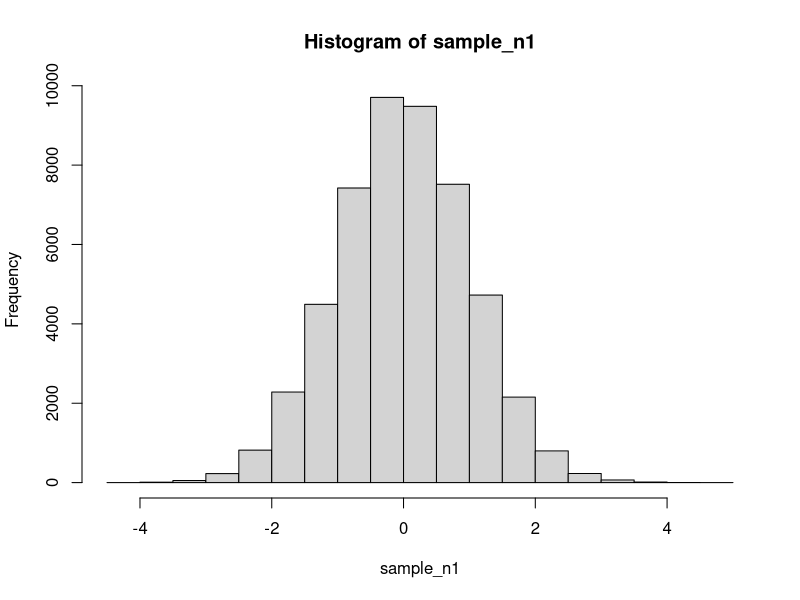
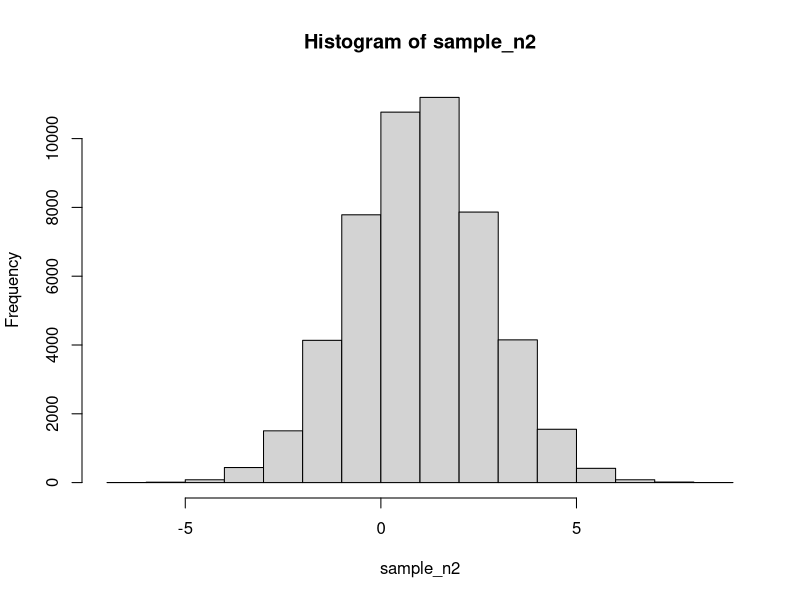
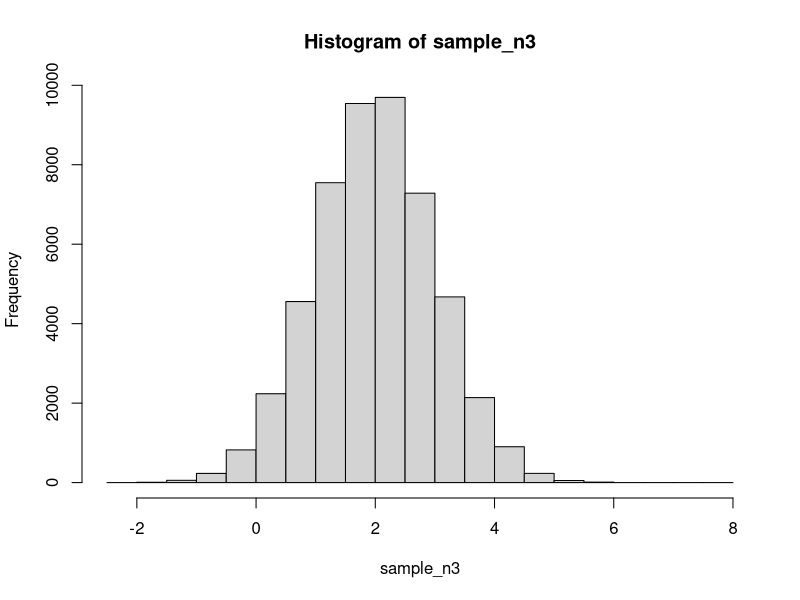
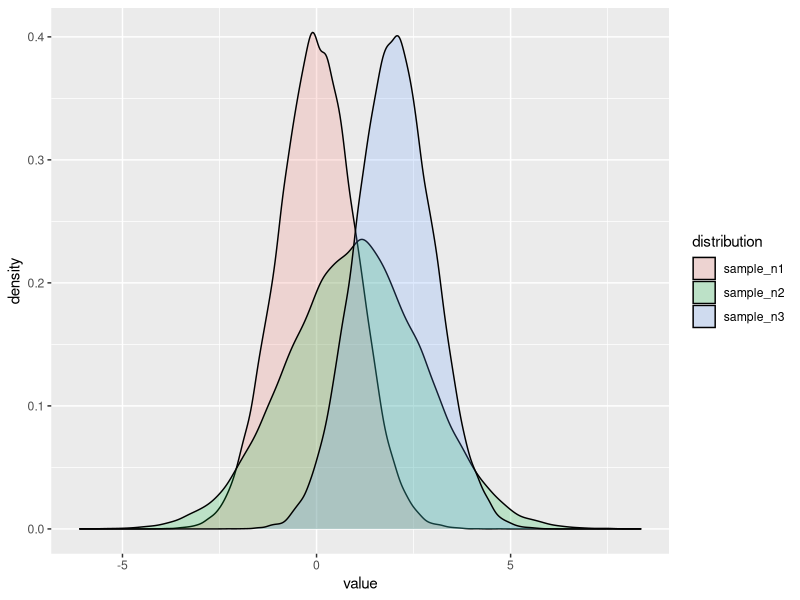
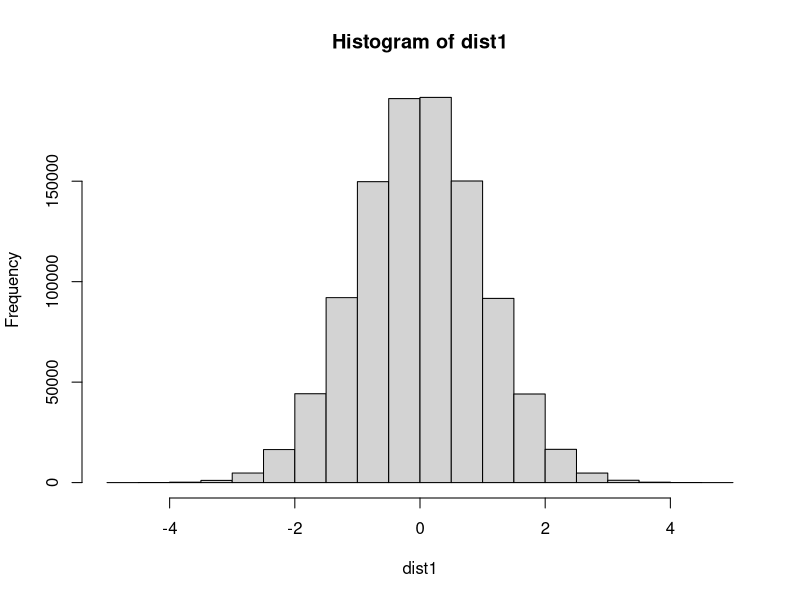
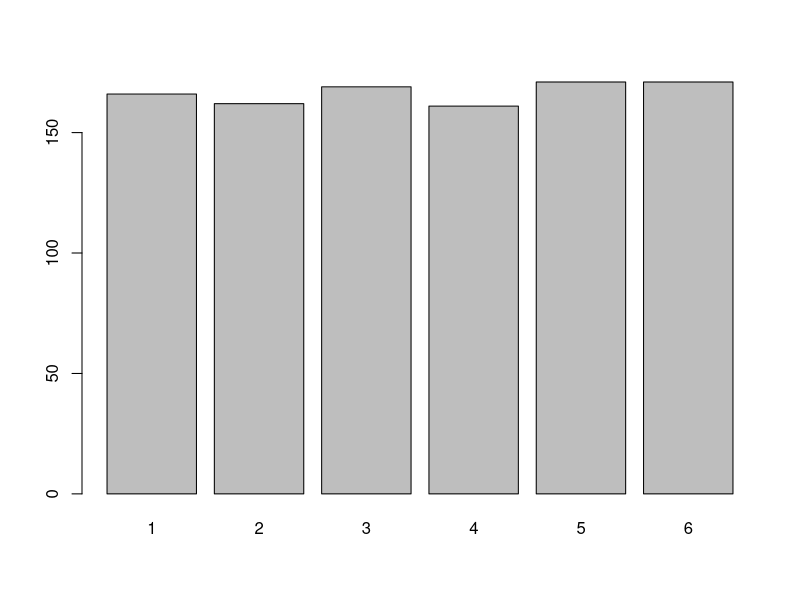
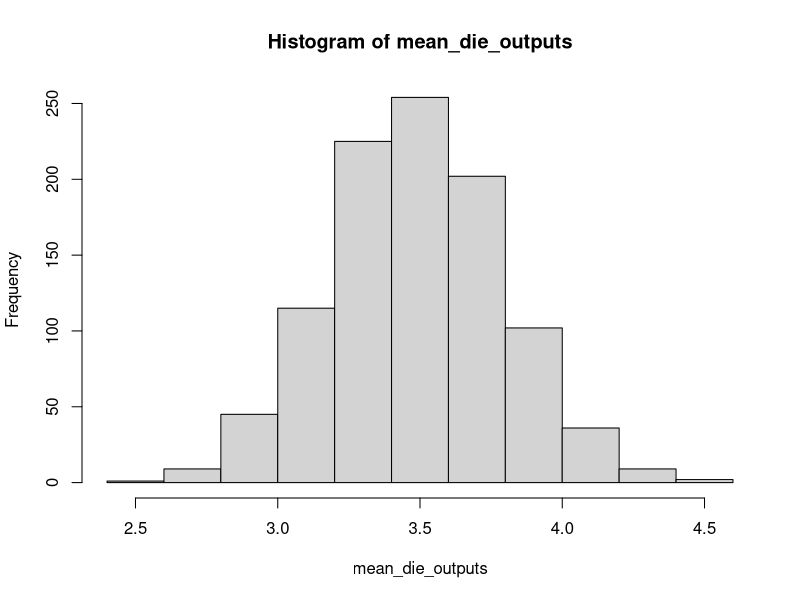
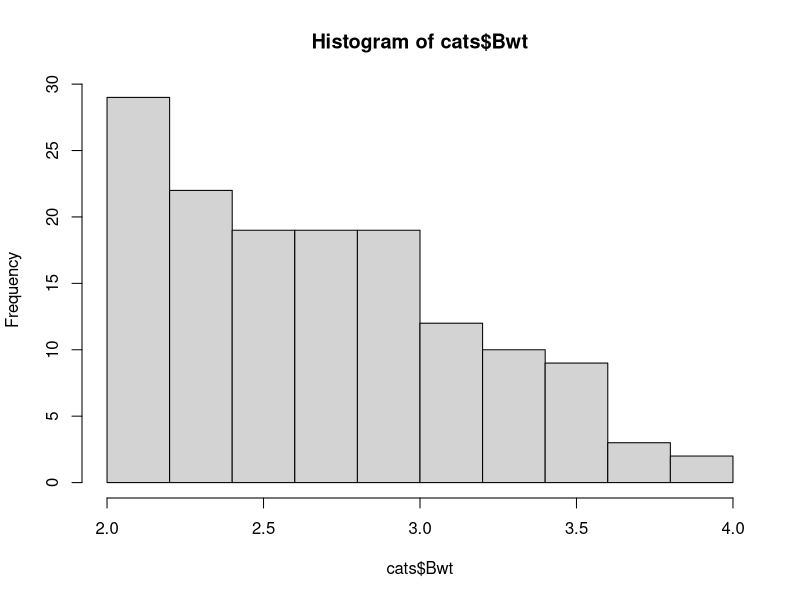

These figures' R source, in order:
#install.packages("tidyverse", dependencies = TRUE )
library(tidyverse)
library(ggplot2)
n = 50000

sample_n1 = rnorm(n, mean=0, sd = sqrt(1))
sample_n2 = rnorm(n, mean=1, sd = sqrt(3))
sample_n3 = rnorm(n, mean=2, sd = sqrt(1))

hist(sample_n1)
hist(sample_n2)
hist(sample_n3)

data = data.frame(sample_n1, sample_n2, sample_n3)

data = gather(data, key=distribution, value =value)

p <- ggplot(data, aes(x=value, fill=distribution))

p <- p + geom_density(alpha = 0.2)

p

dist1 = rnorm(1000000, 0, 1)
hist(dist1)

sample_prob = mean(dist1 <= 2)
true_prob = pnorm(2)

small_sample = sample(1:6, size = 20, replace=TRUE)
mean(small_sample)

big_sample = sample(1:6, size = 2000000, replace=TRUE)
mean(big_sample)

# simulate 1000 die roll outputs
die_outputs <- vector(mode = "numeric",length = 1000)
for (i in 1:1000) {
  die_outputs[i] <- mean(sample(1:6, size = 1))
}

barplot(table(die_outputs))

# There is missing argument but it doesnt matter. select the variable and run it to get the output.
mean_die_outputs <- vector(,length = 1000)
for (i in 1:1000) {
  mean_die_outputs[i] <- mean(sample(1:6, size = 30, replace = TRUE))
}

hist(mean_die_outputs)

#install.packages("MASS")
library(MASS)

?cats
hist(cats$Bwt)

ks.test(cats$Bwt,"pnorm")
